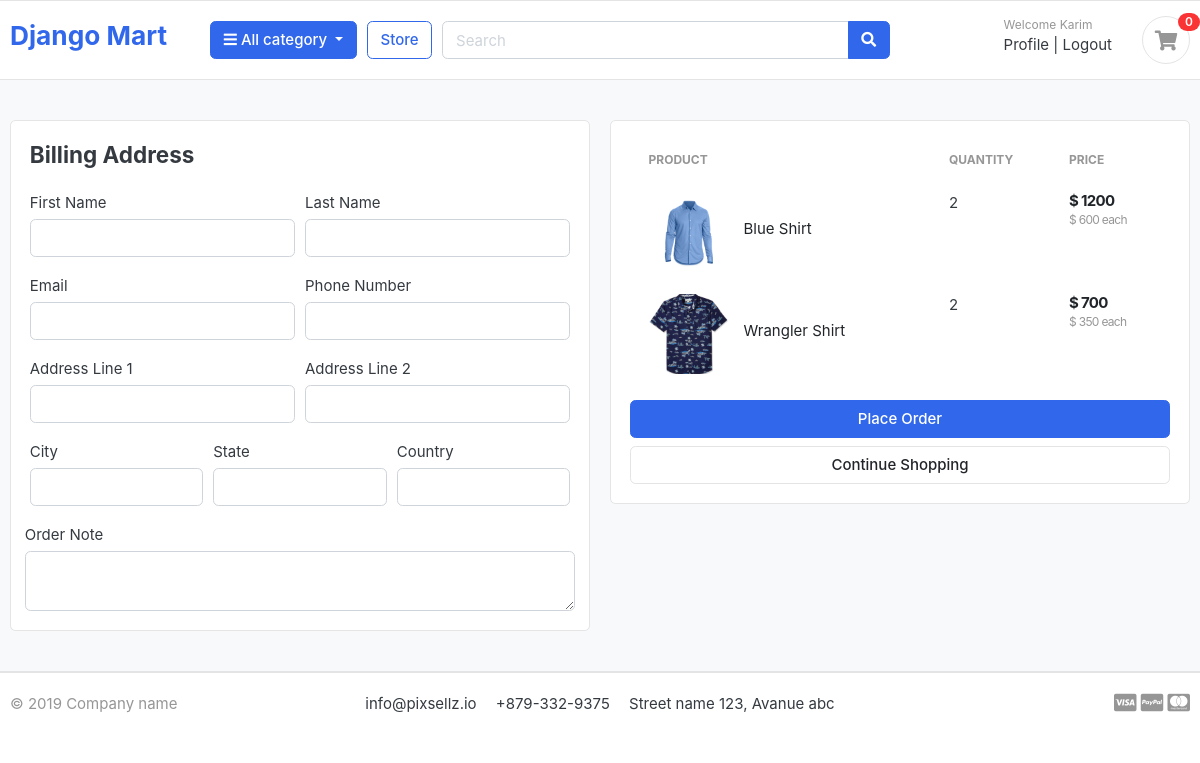
The page /cart/checkout/ (signed in) on the database its author committed.
### cart/models.py (models this page shows, shortened)
class CartItem(models.Model):
    user = models.ForeignKey(User, on_delete=models.CASCADE, null=True)
    product = models.ForeignKey(Product, on_delete=models.CASCADE)
    cart = models.ForeignKey(Cart, on_delete=models.CASCADE, null=True)
    quantity = models.IntegerField()
    is_active = models.BooleanField(default=True)
    def sub_total(self):
        return self.product.price * self.quantity

### store/models.py (models this page shows, shortened)
class Product(models.Model):
    product_name = models.CharField(max_length=100, unique=True)
    slug = models.SlugField(max_length=200, unique=True)
    description = models.TextField(max_length=500, blank=True)
    price = models.IntegerField()
    images = models.ImageField(upload_to='photos/products')
    stock = models.IntegerField()
    is_available = models.BooleanField(default=True)
    category = models.ForeignKey(Category, on_delete=models.CASCADE)
    created_date = models.DateTimeField(auto_now_add=True)
    modified_date = models.DateTimeField(auto_now=True)

### cart/views.py (the view)
# urls.py: path('checkout/', views.checkout, name='checkout'),
@login_required(login_url='login')
def checkout(request, total=0, quantity=0, cart_items=None):
    try:
        tax = 0
        grand_total = 0
        if request.user.is_authenticated:
            cart_items = CartItem.objects.filter(user=request.user, is_active=True)
        else:
            cart = Cart.objects.get(cart_id=_cart_id(request))
            cart_items = CartItem.objects.filter(cart=cart, is_active=True)
        for cart_item in cart_items:
            total += (cart_item.product.price * cart_item.quantity)
            quantity += cart_item.quantity
        tax = (2 * total)/100
        grand_total = total + tax
    except ObjectDoesNotExist:
        pass #just ignore
    context = {
        'total': total,
        'quantity': quantity,
        'cart_items': cart_items,
        'tax'       : tax,
        'grand_total': grand_total,
    }
    return render(request, 'cart/checkout.html', context)

### cart/templates/cart/checkout.html (shortened to what this page needs)
{% extends 'base.html' %}
{% load static %}
{% block body %}
<section class="section-content padding-y bg">
<div class="container">
<div class="row">
	<aside class="col-lg-6">
<div class="card">
  <div class="card-body">
    <h4 class="card-title mb-4">Billing Address</h4>
    <form action="{% url 'place_order' %}" method="POST">
      <div class="form-row">
        <div class="col form-group">
          <label for="">First Name</label>
          <input type="text" name="first_name" class="form-control" required>
        </div>
        <div class="col form-group">
          <label for="">Last Name</label>
          <input type="text" name="last_name" class="form-control" required>
        </div>
      </div>
      <div class="form-row">
        <div class="col form-group">
          <label for="">Email</label>
          <input type="email" name="email" class="form-control" required>
        </div>
        <div class="col form-group">
          <label for="">Phone Number</label>
          <input type="text" name="phone" class="form-control" required>
        </div>
      </div>
      <div class="form-row">
        <div class="col form-group">
          <label for="">Address Line 1</label>
          <input type="text" name="address_line_1" class="form-control" required>
        </div>
        <div class="col form-group">
          <label for="">Address Line 2</label>
          <input type="text" name="address_line_2" class="form-control">
        </div>
      </div>
      <div class="form-row">
        <div class="col form-group">
          <label for="">City</label>
          <input type="text" name="city" class="form-control" required>
        </div>
        <div class="col form-group">
          <label for="">State</label>
          <input type="text" name="state" class="form-control" required>
        </div>
        <div class="col form-group">
          <label for="">Country</label>
          <input type="text" name="country" class="form-control" required>
        </div>
        </div>
        <div class="form-row">
          <label for="">Order Note</label>
          <textarea name="order_note" rows="2" class="form-control"></textarea>
        </div>
  </div>
</div>
	</aside>
	<aside class="col-lg-6">
		<div class="card">
		<div class="card-body">
      <table class="table table-borderless table-shopping-cart">
      <thead class="text-muted">
      <tr class="small text-uppercase">
        <th scope="col">Product</th>
        <th scope="col" width="120">Quantity</th>
        <th scope="col" width="120">Price</th>
      </tr>
      </thead>
      <tbody>
      {% for cart_item in cart_items %}
      <tr>
      	<td>
      		<figure class="itemside align-items-center">
      			<div class="aside"><img src="{{ cart_item.product.images.url }}" class="img-sm"></div>
      			<figcaption class="info">
      				<a href="{{ cart_item.product.get_url }}" class="title text-dark">{{ cart_item.product.product_name }}</a>
      			</figcaption>
      		</figure>
      	</td>
      	<td>
      				<label for="">{{cart_item.quantity}}</label>
      	</td>
      	<td>
      		<div class="price-wrap">
      			<var class="price">$ {{ cart_item.sub_total }}</var>
      			<small class="text-muted"> $ {{ cart_item.product.price }} each </small>
      		</div>
      	</td>
      </tr>
      {% endfor %}
      </tbody>
      </table>
      <button type="submit" name="submit" class="btn btn-primary btn-block">Place Order</button>
			<a href="{% url 'store' %}" class="btn btn-light btn-block">Continue Shopping</a>
		</div>
		</div>
</aside>
</div>
</div>
</section>
{% endblock %}

### templates/base.html (shortened to what this page needs)
{% load static %}
<!DOCTYPE html>
<html lang="en">
    <head>
        <link href="{% static 'css/bootstrap.css' %}" rel="stylesheet" type="text/css" />
        <link
          href="{% static 'fonts/fontawesome/css/all.min.css' %}"
          type="text/css"
          rel="stylesheet"
        />
        <link href="{% static 'css/ui.css' %}" rel="stylesheet" type="text/css" />
        <link
          href="css/responsive.css"
          rel="stylesheet"
          media="only screen and (max-width: 1200px)"
        />
      </head>
<body>
    <header class="section-header">
        <section class="header-main border-bottom">
          <div class="container">
            <div class="row align-items-center">
              <div class="col-lg-2 col-md-3 col-6">
                <a href="{% url 'home' %}" class="brand-wrap">
                  <h3>Django Mart</h3>
                </a>
              </div>
              <div class="col-lg col-sm col-md col-6 flex-grow-0">
                <div class="category-wrap dropdown d-inline-block float-right">
                  <button
                    type="button"
                    class="btn btn-primary dropdown-toggle"
                    data-toggle="dropdown"
                  >
                    <i class="fa fa-bars"></i> All category
                  </button>
                </div>
              </div>
              <a href="{% url 'store' %}" class="btn btn-outline-primary">Store</a>
              <div class="col-lg col-md-6 col-sm-12 col">
                <form action="#" class="search">
                  <div class="input-group w-100">
                    <input
                      type="text"
                      class="form-control"
                      style="width: 60%"
                      placeholder="Search"
                    />
                    <div class="input-group-append">
                      <button class="btn btn-primary" type="submit">
                        <i class="fa fa-search"></i>
                      </button>
                    </div>
                  </div>
                </form>
              </div>
              <div class="col-lg-3 col-sm-6 col-8 order-2 order-lg-3">
                <div class="d-flex justify-content-end mb-3 mb-lg-0">
                  <div class="widget-header">
                    {% if request.user.is_authenticated %}
                    <small class="title text-muted">Welcome {{request.user.first_name}}</small>
                    <div>
                      <a href="{% url 'profile' %}">Profile</a>
                      <span class="dark-transp"> | </span>
                      <a href="{% url 'logout' %}"> Logout</a>
                      {%else%}
                      <small class="title text-muted">Welcome guest!</small>
                    <div>
                      <a href="{% url 'login' %}">Sign in</a>
                      <span class="dark-transp"> | </span>
                      <a href="{% url 'register' %}"> Register</a>
                    {% endif %}
                    </div>
                  </div>
                  <a href="{% url 'cart' %}" class="widget-header pl-3 ml-3">
                    <div class="icon icon-sm rounded-circle border">
                      <i class="fa fa-shopping-cart"></i>
                    </div>
                    <span class="badge badge-pill badge-danger notify">0</span>
                  </a>
                </div>
              </div>
            </div>
          </div>
        </section>
      </header>
      {% block body %}
      {% endblock %}
<footer class="section-footer border-top">
	<div class="container">
		<section class="footer-bottom border-top row">
			<div class="col-md-2">
				<p class="text-muted"> &copy 2019 Company name </p>
			</div>
			<div class="col-md-8 text-md-center">
				<span  class="px-2">info@pixsellz.io</span>
				<span  class="px-2">+879-332-9375</span>
				<span  class="px-2">Street name 123, Avanue abc</span>
			</div>
			<div class="col-md-2 text-md-right text-muted">
				<i class="fab fa-lg fa-cc-visa"></i>
				<i class="fab fa-lg fa-cc-paypal"></i>
				<i class="fab fa-lg fa-cc-mastercard"></i>
			</div>
		</section>
	</div>
</footer>
</body>
</html>

### static/css/ui.css (style rules this page uses)
html { font-family: "Inter", sans-serif; font-size: 15px; }
.price-wrap { letter-spacing: -0.7px; }
.icon-xs, .icon-sm, .icon-md, .icon-lg { display: inline-block; text-align: center; flex-shrink: 0; flex-grow: 0; }
.icon-sm { width: 48px; height: 48px; line-height: 48px !important; font-size: 20px; }
.img-xs, .img-sm, .img-md, .img-lg { -o-object-fit: cover; object-fit: cover; flex-shrink: 0; flex-grow: 0; }
.img-sm { width: 80px; height: 80px; }
.padding-y { padding-top: 40px; padding-bottom: 40px; }
var { font-style: normal; }
figure { margin-bottom: 0; }
article:after, .form-group:after { display: block; clear: both; content: ""; }
.bg { background-color: #f8f9fa; }
p:last-child { margin-bottom: 0; }
.header-main { position: relative; padding-top: 1rem; padding-bottom: 1rem; }
.widget-header { display: inline-block; vertical-align: middle; position: relative; }
.widget-header a { color: #343a40; }
.widget-header i { color: #969696; }
.widget-header .title { display: block; }
.widget-header .notify { position: absolute; top: -3px; right: -10px; }
.footer-bottom { padding-top: 20px; padding-bottom: 20px; }
.btn-light { background-color: #fff; border-color: #e4e4e4; }
.itemside { position: relative; display: flex; width: 100%; }
.itemside .aside { position: relative; flex-shrink: 0; }
.itemside .info { padding-left: 15px; padding-right: 7px; }
.itemside .title { display: block; margin-bottom: 5px; color: #212529; }
.notify { position: absolute; top: -4px; right: -10px; display: inline-block; padding: 0.25em 0.6em; font-size: 12px; line-height: 1; text-align: center; border-radius: 3rem; color: #fff; background-color: #fa3434; }
.price { font-weight: 600; color: #212529; }
.table-shopping-cart.table td, .table-shopping-cart.table th { padding-left: 1.25rem; padding-right: 1.25rem; }
.table-shopping-cart .price-wrap { line-height: 1.2; }
.table-shopping-cart .price { font-weight: bold; margin-right: 5px; display: block; }

### rows shown on the page
CartItem: product.images (picture), product.product_name "Blue Shirt", quantity "2", sub_total "1200", product.price "600"
CartItem: product.images (picture), product.product_name "Wrangler Shirt", quantity "2", sub_total "700", product.price "350"

### other values the page prints
{{ request.user.first_name }} "Karim"
